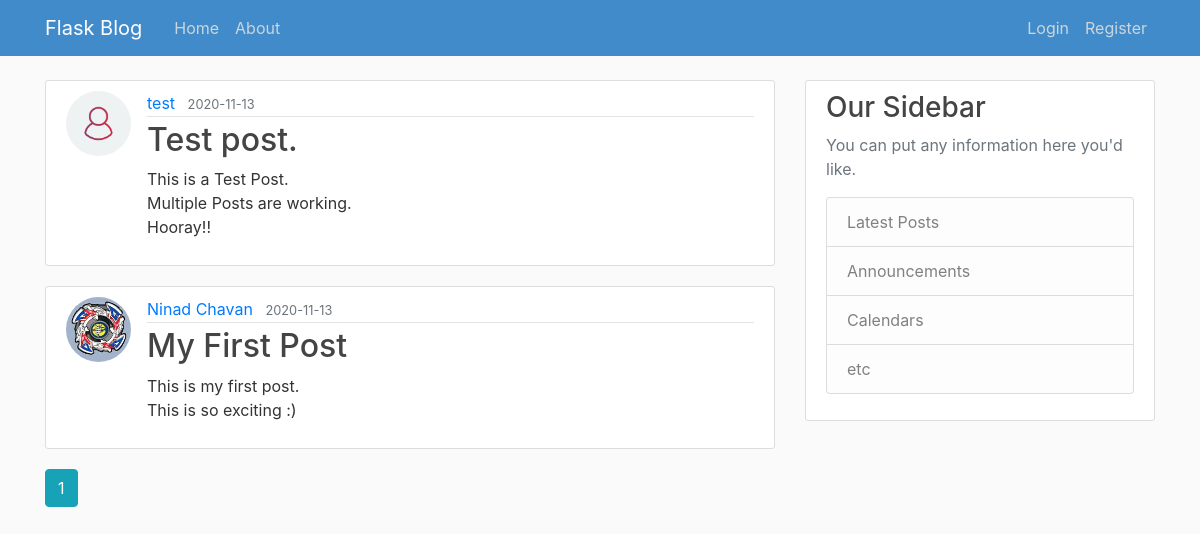
The page /home on the database its author committed.
### flaskblog/models.py (models this page shows, shortened)
class Post(db.Model):
    id = db.Column(db.Integer, primary_key=True)
    title = db.Column(db.String(100), nullable=False)
    date_posted = db.Column(db.DateTime, nullable=False, default=datetime.utcnow)
    content = db.Column(db.Text, nullable=False)
    user_id = db.Column(db.Integer, db.ForeignKey('user.id'), nullable=False)

class User(db.Model, UserMixin):
    id = db.Column(db.Integer, primary_key=True)
    username = db.Column(db.String(20), unique=True, nullable=False)
    email = db.Column(db.String(120), unique=True, nullable=False)
    image_file = db.Column(db.String(20), nullable=False, default='default.jpg')
    password = db.Column(db.String(60), nullable=False)
    posts = db.relationship('Post', backref='author', lazy=True)

### flaskblog/main/routes.py (the view)
@main.route("/")
@main.route("/home")
def home():
    page = request.args.get('page', 1, type=int)
    posts = Post.query.order_by(Post.date_posted.desc()).paginate(page=page, per_page=5)
    return render_template('home.html', posts=posts)

### flaskblog/templates/home.html
{% extends "layout.html" %}
{% block content %}
    {% for post in posts.items %}
        <article class="media content-section">
          <img class="rounded-circle article-img" src="{{ url_for('static', filename='profile_pics/' + post.author.image_file) }}">
          <div class="media-body">
            <div class="article-metadata">
              <a class="mr-2" href="{{ url_for('users.user_posts', username=post.author.username) }}">{{ post.author.username }}</a>
              <small class="text-muted">{{ post.date_posted.strftime('%Y-%m-%d') }}</small>
            </div>
            <h2><a class="article-title" href="{{ url_for('posts.post', post_id=post.id) }}">{{ post.title }}</a></h2>
            <p class="article-content">{{ post.content }}</p>
          </div>
        </article>
    {% endfor %}
    {% for page_num in posts.iter_pages(left_edge=1, right_edge=1, left_current=1, right_current=2) %}
      {% if page_num %}
        {% if posts.page == page_num %}
          <a class="btn btn-info mb-4" href="{{ url_for('main.home', page=page_num) }}">{{ page_num }}</a>
        {% else %}
          <a class="btn btn-outline-info mb-4" href="{{ url_for('main.home', page=page_num) }}">{{ page_num }}</a>
        {% endif %}
      {% else %}
        ...
      {% endif %}
    {% endfor %}
{% endblock content %}

### flaskblog/templates/layout.html (shortened to what this page needs)
<!DOCTYPE html>
<html>
<head>
    <link rel="stylesheet" href="https://maxcdn.bootstrapcdn.com/bootstrap/4.0.0/css/bootstrap.min.css">
    <link rel="stylesheet" type="text/css" href="{{ url_for('static', filename='main.css') }}">
</head>
<body>
    <header class="site-header">
      <nav class="navbar navbar-expand-md navbar-dark fixed-top" style="background-color: #428bca">
        <div class="container">
          <a class="navbar-brand mr-4" href="/">Flask Blog</a>
          <div class="collapse navbar-collapse" id="navbarToggle">
            <div class="navbar-nav mr-auto">
              <a class="nav-item nav-link" href="{{ url_for('main.home') }}">Home</a>
              <a class="nav-item nav-link" href="{{ url_for('main.about') }}">About</a>
            </div>
            <div class="navbar-nav">
              {% if current_user.is_authenticated %}
                <a class="nav-item nav-link" href="{{ url_for('posts.new_post') }}">New Post</a>
                <a class="nav-item nav-link" href="{{ url_for('users.account') }}">Account</a>
                <a class="nav-item nav-link" href="{{ url_for('users.logout') }}">Logout</a>
              {% else %}
                <a class="nav-item nav-link" href="{{ url_for('users.login') }}">Login</a>
                <a class="nav-item nav-link" href="{{ url_for('users.register') }}">Register</a>
              {% endif %}
            </div>
          </div>
        </div>
      </nav>
    </header>
    <main role="main" class="container">
      <div class="row">
        <div class="col-md-8">
          {% block content %}{% endblock %}
        </div>
        <div class="col-md-4">
          <div class="content-section">
            <h3>Our Sidebar</h3>
            <p class='text-muted'>You can put any information here you'd like.
              <ul class="list-group">
                <li class="list-group-item list-group-item-light">Latest Posts</li>
                <li class="list-group-item list-group-item-light">Announcements</li>
                <li class="list-group-item list-group-item-light">Calendars</li>
                <li class="list-group-item list-group-item-light">etc</li>
              </ul>
            </p>
          </div>
        </div>
      </div>
    </main>
</body>
</html>

### flaskblog/static/main.css (style rules this page uses)
body { background: #fafafa; color: #333333; margin-top: 5rem; }
h1, h2, h3, h4, h5, h6 { color: #444444; }
.site-header .navbar-nav .nav-link { color: #cbd5db; }
.content-section { background: #ffffff; padding: 10px 20px; border: 1px solid #dddddd; border-radius: 3px; margin-bottom: 20px; }
.article-title { color: #444444; }
.article-content { white-space: pre-line; }
.article-img { height: 65px; width: 65px; margin-right: 16px; }
.article-metadata { padding-bottom: 1px; margin-bottom: 4px; border-bottom: 1px solid #e3e3e3 }

### rows shown on the page
Post: image_file (placeholder picture), author.username "test", date_posted "2020-11-13", title "Test post.", content "This is a Test Post. Multiple Posts are working. Hooray!!"
Post: image_file (picture), author.username "Ninad Chavan", date_posted "2020-11-13", title "My First Post", content "This is my first post. This is so exciting :)"

### other values the page prints
{{ page_num }} "1"
